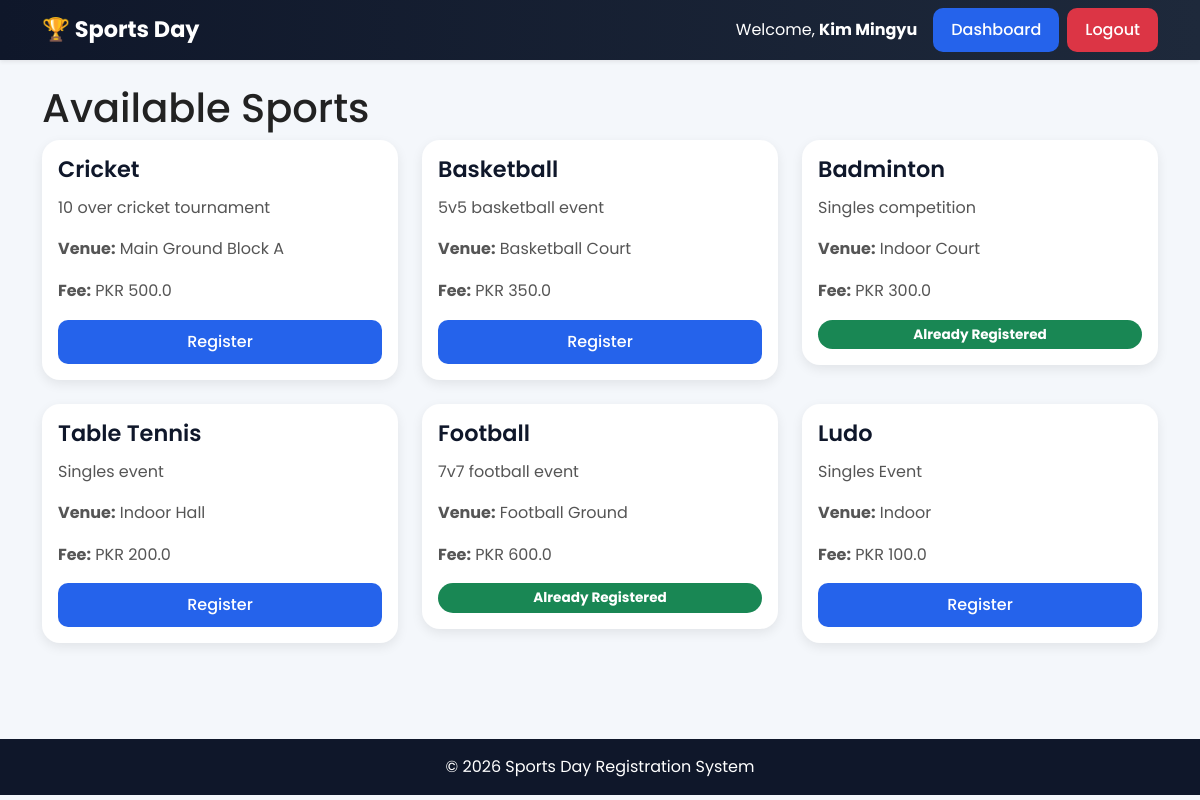
Page /sports (signed in) on the committed database.
### tables this page shows
CREATE TABLE sports (
        id INTEGER PRIMARY KEY AUTOINCREMENT,
        name TEXT NOT NULL UNIQUE,
        description TEXT,
        rules TEXT,
        fee REAL NOT NULL DEFAULT 0,
        max_players INTEGER DEFAULT 20,
        venue TEXT,
        event_date TEXT,
        is_active INTEGER DEFAULT 1,
        created_at TEXT NOT NULL
    );

### app.py (the view)
@app.route('/sports')
@login_required
def sports():
    db = get_db()
    sports = db.execute('''
    SELECT * FROM sports
    WHERE is_active = 1
    ''').fetchall()
    registered_sports = db.execute('''
    SELECT sport_id FROM registrations
    WHERE user_id = ?
    ''', (session['user_id'],)).fetchall()
    registered_ids = [r['sport_id'] for r in registered_sports]
    return render_template(
        'student/sports_list.html',
        sports=sports,
        registered_ids=registered_ids
    )

### app.py (called while the page is built)
def login_required(f):
    @wraps(f)
    def decorated_function(*args, **kwargs):
        if 'user_id' not in session:
            flash('Please login first.', 'danger')
            return redirect(url_for('login'))
        return f(*args, **kwargs)
    return decorated_function

### database.py (called while the page is built)
def get_db():
    if 'db' not in g:
        g.db = sqlite3.connect(DATABASE)
        g.db.row_factory = sqlite3.Row
    return g.db

### templates/student/sports_list.html
{% extends 'base.html' %}
{% block content %}
<h1>Available Sports</h1>
<div class="row">
{% for sport in sports %}
<div class="col-md-4 mb-4">
    <div class="card p-3">
        <h3>{{ sport.name }}</h3>
        <p>{{ sport.description }}</p>
        <p><strong>Venue:</strong> {{ sport.venue }}</p>
        <p><strong>Fee:</strong> PKR {{ sport.fee }}</p>
        {% if sport.id in registered_ids %}
            <span class="badge bg-success">Already Registered</span>
        {% else %}
            <a href="/sports/{{ sport.id }}" class="btn btn-primary">
                Register
            </a>
        {% endif %}
    </div>
</div>
{% endfor %}
</div>
{% endblock %}

### static/css/style.css (style rules this page uses)
* { margin: 0; padding: 0; box-sizing: border-box; }
body { font-family: 'Poppins', sans-serif; background: #f4f7fb; color: #222; min-height: 100vh; }
.card { border: none; border-radius: 18px; overflow: hidden; transition: all 0.3s ease; box-shadow: 0 4px 12px rgba(0,0,0,0.08); background: white; }
.card h3 { font-size: 1.4rem; font-weight: 600; margin-bottom: 12px; color: #0f172a; }
.card p { color: #555; line-height: 1.6; }
.btn { border-radius: 10px; padding: 10px 18px; font-weight: 500; }
.btn-primary { background: #2563eb; border: none; }
.badge { padding: 8px 12px; border-radius: 30px; font-size: 0.85rem; }

### rows in the picture
sports: name "Cricket", description "10 over cricket tournament", venue "Main Ground Block A", fee "500.0"
sports: name "Basketball", description "5v5 basketball event", venue "Basketball Court", fee "350.0"
sports: name "Badminton", description "Singles competition", venue "Indoor Court", fee "300.0", shows "Already Registered"
sports: name "Table Tennis", description "Singles event", venue "Indoor Hall", fee "200.0"
sports: name "Football", description "7v7 football event", venue "Football Ground", fee "600.0", shows "Already Registered"
sports: name "Ludo", description "Singles Event", venue "Indoor", fee "100.0"

### other values in the picture
{{ session['user_name'] }} "Kim Mingyu"
